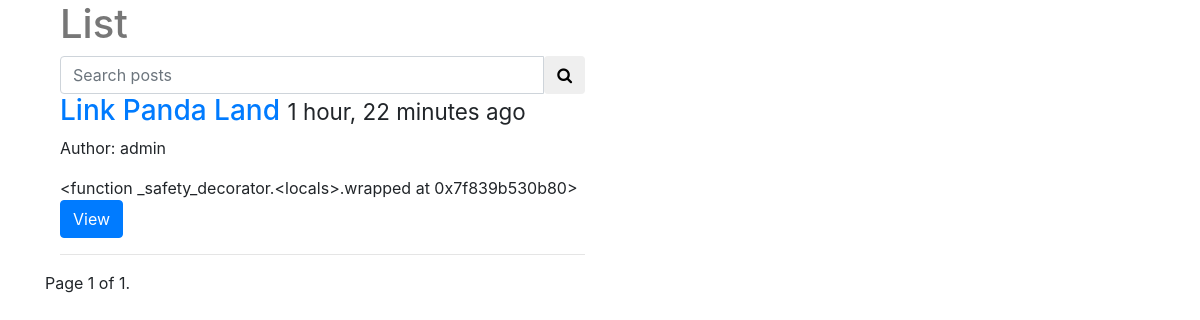
/posts/, run on the app's committed database.
### posts/models.py (models this page shows, shortened)
class Post(models.Model):
    user = models.ForeignKey(settings.AUTH_USER_MODEL, on_delete=models.CASCADE, default=1)
    title = models.CharField(max_length=120)
    slug = models.SlugField(unique=True)
    image = models.ImageField(
        upload_to=upload_location,
        null=True,
        blank=True,
        width_field ='width_field',
        height_field='height_field')
    height_field = models.IntegerField(null=True, default=0)
    width_field = models.IntegerField(null=True, default=0)
    content = models.TextField()
    draft = models.BooleanField(default=False)
    publish = models.DateField(auto_now=False, auto_now_add=False)
    last_updated = models.DateTimeField(auto_now=True, auto_now_add=False)
    timestamp = models.DateTimeField(auto_now=False, auto_now_add=True)
    objects = PostManager()
    def get_absolute_url(self):
        return reverse("posts:detail", kwargs={'slug': self.slug})
    class Meta:
        ordering = [
            '-timestamp',
            '-last_updated'
        ]
    def get_markdown(self):
        content = self.content
        return mark_safe(markdown(content)) #Wraps in markdown and marksafe to allow proper rendering

### posts/views.py (the view, shortened to what this page needs)
# urls.py: path('', post_list, name="list"),
def post_list(request):
    today = timezone.now().date()
    queryset = Post.objects.active()
    if request.user.is_staff or request.user.is_superuser:
        queryset = Post.objects.all()
    query = request.GET.get('q')
    paginator = Paginator(queryset, 4)
    page_request_var = 'page'
    page = request.GET.get(page_request_var)
    posts = paginator.get_page(page)
    context = {
        'posts': posts,
        'title': "List",
        'page_request_var': page_request_var,
        'today': today
    }
    return render(request, "post_list.html", context)

### posts/models.py (called while the page is built)
    def active(self, *args, **kwargs):
        return super(PostManager, self).filter(draft=False).filter(publish__lte=timezone.now())

### templates/post_list.html (shortened to what this page needs)
{% extends 'base.html' %}
{% block content %}
  <div class='col-sm-6 col-sm-offset-3'>
    <h1>{{ title }} </h1>
    <form method='GET' action=''>
      <div class='input-group'>
        <input class='form-control' type='text' name='q' placeholder="Search posts" value='{{ request.GET.q }}'>
        <span class='input-group-btn'>
          <button class='btn btn-default' type='submit'>
            <i class='fa fa-search'></i>
          </button>
        </span>
      </div>
    </form>
    <div class="row">
      {% for post in posts %}
        <div class="col-sm-12">
          <div class="thumbnail">
            <div class="caption post-detail-item">
              <h3><a href='{{ post.get_absolute_url }}'> Link {{ post.title }}</a> <small> {{ post.timestamp|timesince }} ago </small></h3>
              <p>Author: {{ post.user }}</p>
              {{ post.get_markdown }}
              <p>
                <a href="{{ post.get_absolute_url }}" class="btn btn-primary" role="button">View</a>
              </p>
            </div>
          </div>
          <hr/>
        </div>
      {% endfor %}
      <div class='pagination'>
        <span class='step-links'>
          <span class='current'>
            Page {{ posts.number }} of {{ posts.paginator.num_pages }}.
          </span>
        </span>
      </div>
    </div>
  </div>
{% endblock content %}

### static/css/base.css (style rules this page uses)
h1 { color: #777777; }

### data on the page
Post: title "Panda Land", timestamp "1 hour, 22 minutes", user "admin", get_markdown "<function _safety_decorator.<locals>.wrapped at 0x7f839b530b80>"

### other printed values
{{ title }} "List"
{{ posts.number }} "1"
{{ posts.paginator.num_pages }} "1"
